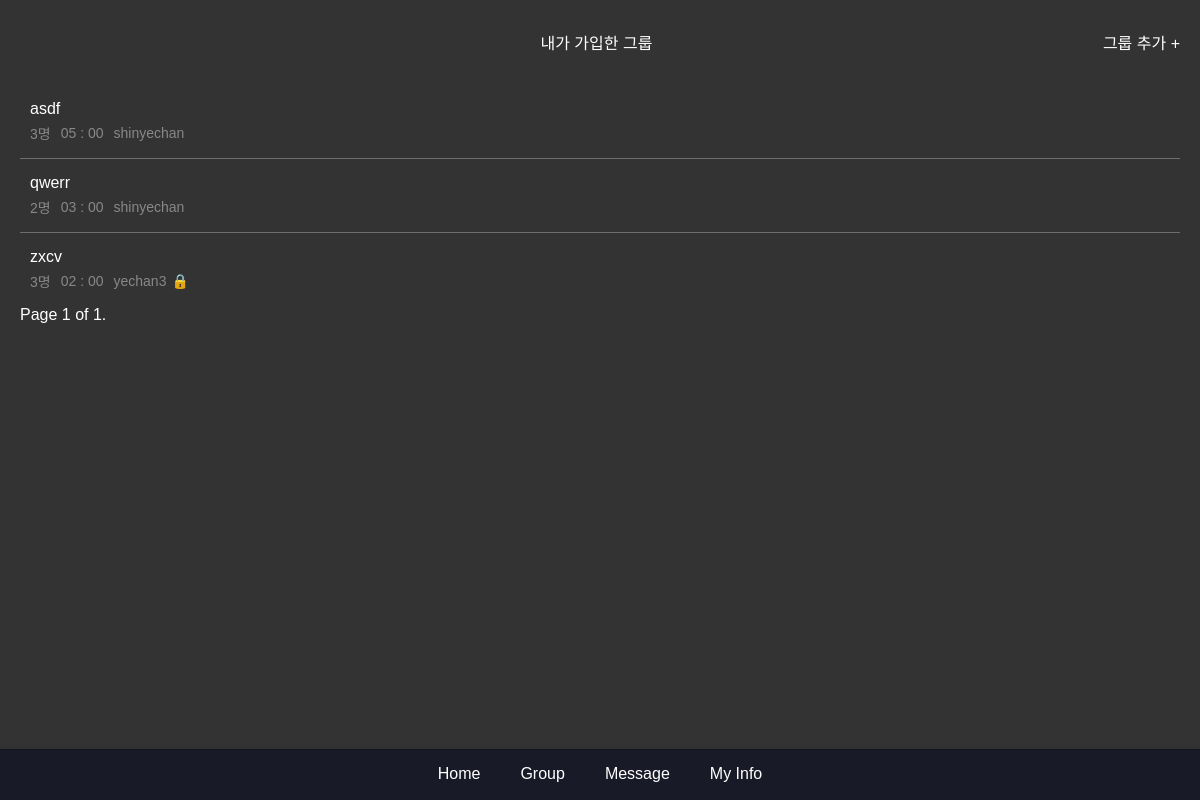
Page /group/mygroup/ (signed in) on the committed database.
### group/models.py (models this page shows, shortened)
class Group(models.Model):
    title = models.CharField(max_length=100)
    goals = models.IntegerField(default=0, help_text='목표 시간을 분 단위로 입력해주세요')
    master = models.ForeignKey(settings.AUTH_USER_MODEL, related_name='mastered_groups', on_delete=models.CASCADE)
    users = models.ManyToManyField(settings.AUTH_USER_MODEL, related_name='user_groups')
    password = models.CharField(max_length=128, blank=True, null=True)
    information = models.TextField(blank=True, null=True)
    is_private = models.BooleanField(default=False)
    created_at = models.DateTimeField(auto_now_add=True)

### main/models.py (models this page shows)
class CustomUser(AbstractUser):
    following = models.ManyToManyField(
        "self", #User 인스턴스가 다른 인스턴스 참조
        verbose_name="팔로우 중인 사용자들",
        related_name="followers",
        symmetrical=False,
        through="relationship.Relationship"
    )

### group/views.py (the view)
# urls.py: path('mygroup/', views.my_group, name='my_group'),
@login_required
def my_group(request):
    user = request.user
    user_groups = user.user_groups.all().order_by('-created_at')
    paginator = Paginator(user_groups, 10)  # 페이지당 10개의 그룹을 표시
    page_number = request.GET.get('page')
    page_obj = paginator.get_page(page_number)
    return render(request, 'group/my_group.html', {'page_obj': page_obj})

### main/templatetags/time_filters.py (called while the page is built)
@register.filter
def display_time(total_minutes):
    try:
        total_minutes = int(total_minutes)
        hours = total_minutes // 60
        minutes = total_minutes % 60
        if 0 <= hours < 10:
            hours = f"0{hours}"
        if 0 <= minutes < 10:
            minutes = f"0{minutes}"
        return f"{hours} : {minutes}"
    except (ValueError, TypeError):
        return "Invalid time"

### group/templates/group/my_group.html (shortened to what this page needs)
{% extends 'base.html' %} {% load static %} {% block extra_css %}<link
  rel="stylesheet"
  href="{% static 'css/group.css' %}"
/>{% endblock %}{% block content %}
<div class="groupContainer">
  <div class="groupHeader">
    <div class="groupTitle">내가 가입한 그룹</div>
    <a href="{% url 'all_group' %}" class="add-group">그룹 추가 +</a>
  </div>
  {% if page_obj.object_list %}
  <div class="group-list">
    {% for group in page_obj %}
    <a href="{% url 'group_room' group.id %}" class="group-item">
      <div class="group-name">{{ group.title }}</div>
      <div class="group-details">
        <div class="member-count">{{ group.users.count }}명</div>
        {% load time_filters %}
        <div class="member-count">{{ group.goals|display_time}}</div>
        <div class="group-info">{{ group.master.username }}</div>
        <div class="lock-icon">
          {% if group.is_private %}🔒{% endif %}
        </div>
      </div>
    </a>
    {% endfor %}
  </div>
  <div class="pagination">
    <span class="step-links">
      <span class="current">
        Page {{ page_obj.number }} of {{ page_obj.paginator.num_pages }}.
      </span>
    </span>
  </div>
</div>
{% else %}
<p>가입한 그룹이 없습니다</p>
{% endif %} {% endblock %}

### main/static/css/styles.css (style rules this page uses)
body { margin: 0; }

### main/static/css/group.css (style rules this page uses)
body { font-family: Arial, sans-serif; background-color: #1c1c1e; color: #fff; }
.groupContainer { padding: 20px; }
.groupHeader { display: flex; justify-content: space-between; align-items: center; padding: 10px 0; border-bottom: 1px solid #333; }
.groupTitle { flex-grow: 1; text-align: center; margin-left: 70px; }
.add-group { text-decoration: none; color: #fff; }
.group-list { margin-top: 20px; }
.group-item { display: block; padding: 15px 10px; border-bottom: 1px solid #6e6e6e; text-decoration: none; color: #fff; }
.group-item:last-child { border-bottom: none; }
.group-name { display: block; font-size: 16px; margin-bottom: 5px; }
.group-details { display: flex; align-items: center; font-size: 14px; color: #888; }
.member-count { margin-right: 10px; }
.lock-icon { margin-left: 5px; font-size: 14px; }
body { font-family: Arial, sans-serif; background-color: #333; color: #fff; margin: 0; padding: 0; }

### rows in the picture
Group: title "asdf", users.count "3", goals|display_time "05 : 00", master.username "shinyechan"
Group: title "qwerr", users.count "2", goals|display_time "03 : 00", master.username "shinyechan"
Group: title "zxcv", users.count "3", goals|display_time "02 : 00", master.username "yechan3"

### other values in the picture
{{ page_obj.number }} "1"
{{ page_obj.paginator.num_pages }} "1"
